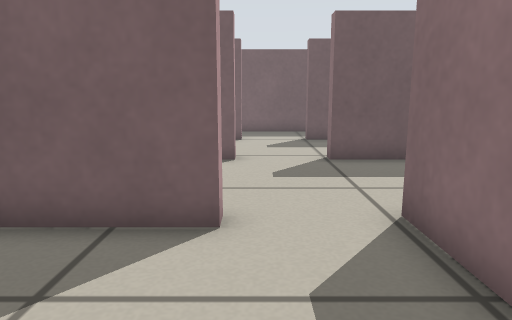
view 1 (above)

24 first-person views from a walk through a Stage world. The camera is 0.45 m above the floor, tilts 10° down and sees 70° across. Floor lines are 1 m apart. The floor is counted in squares, 0.25 m on a side. Each view is taken from the middle of a square. On the plan, view 1 faces up. The plan holds only what a view shows up to about 18 squares ahead; the rest is blank. The robots in the file are not drawn.

view 2
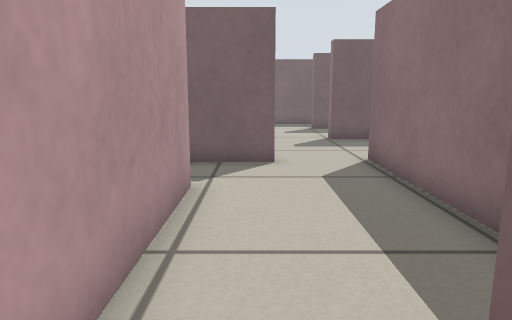

view 3
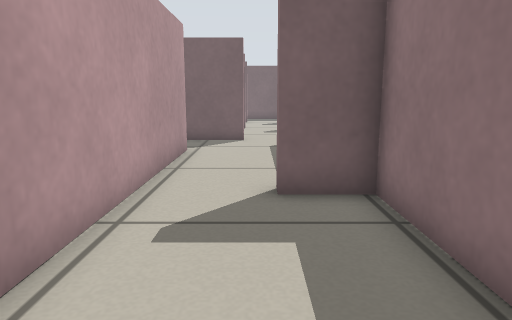

view 4
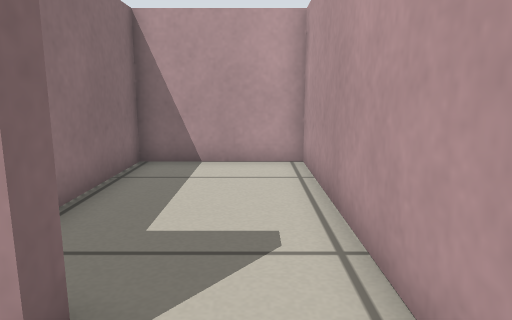

view 5
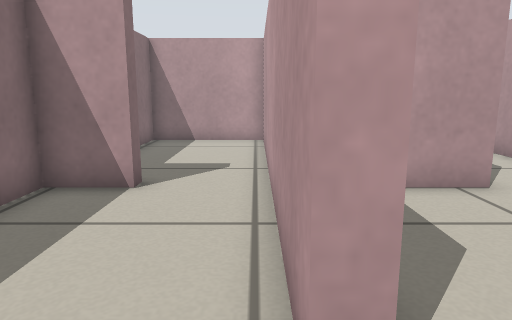

view 6
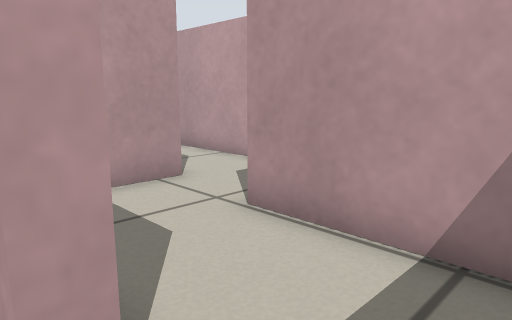

view 7
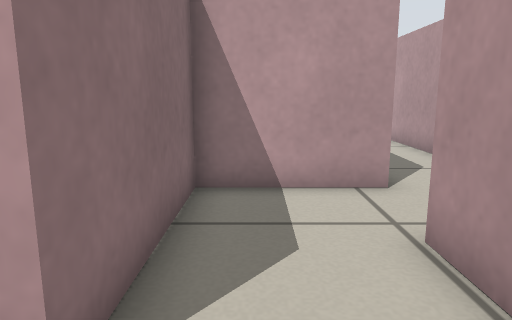

view 8
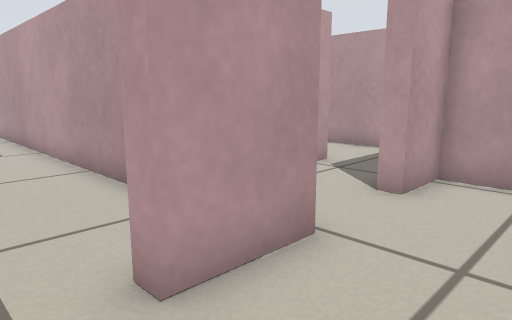

view 9
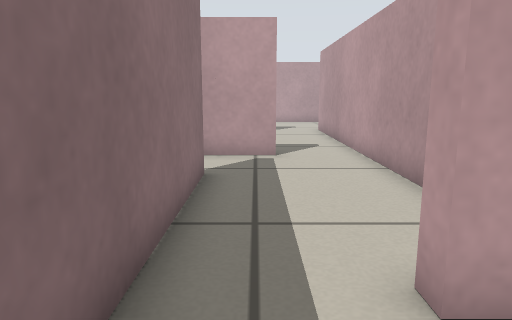

view 10
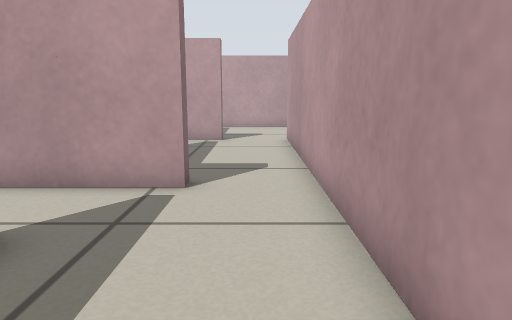

view 11
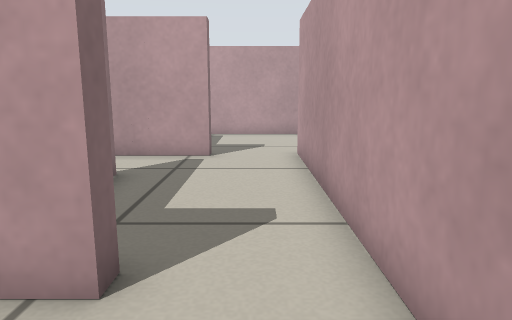

view 12
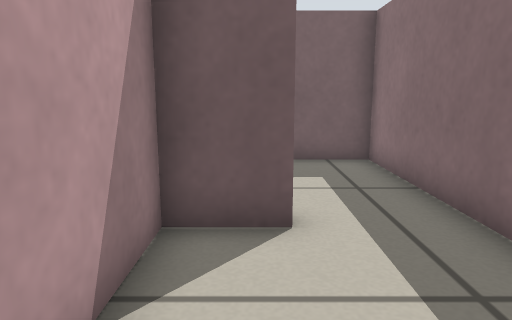

view 13
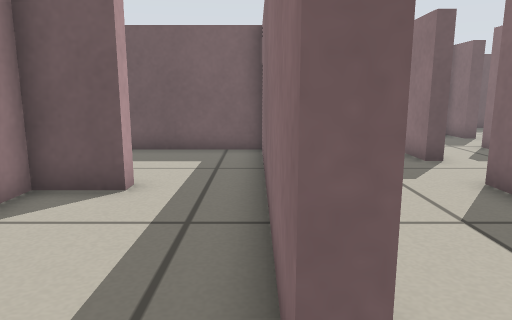

view 14
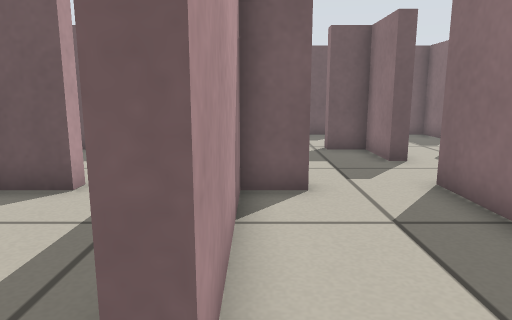

view 15
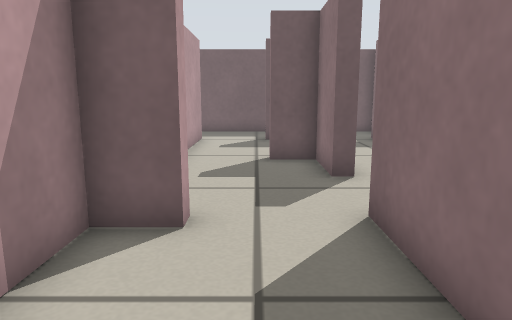

view 16
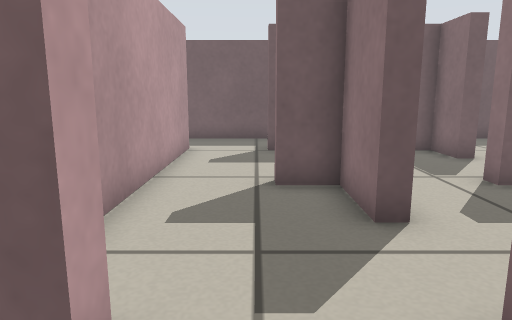

view 17
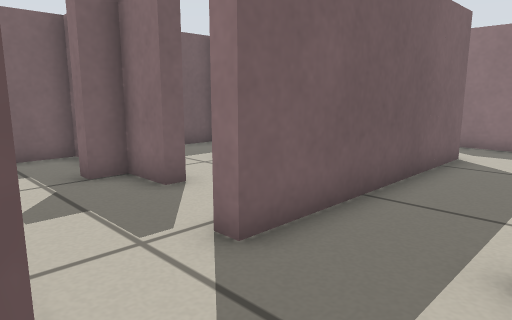

view 18
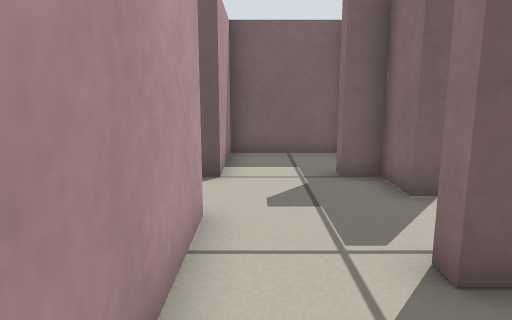

view 19
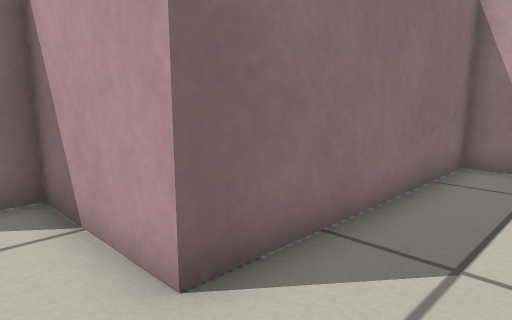

view 20
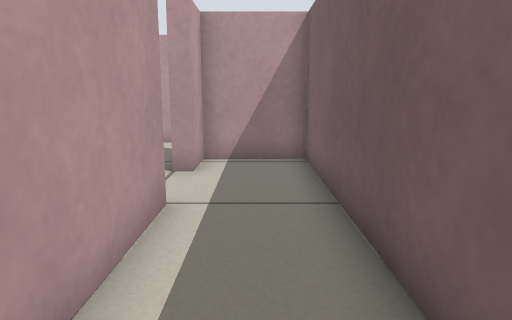

view 21
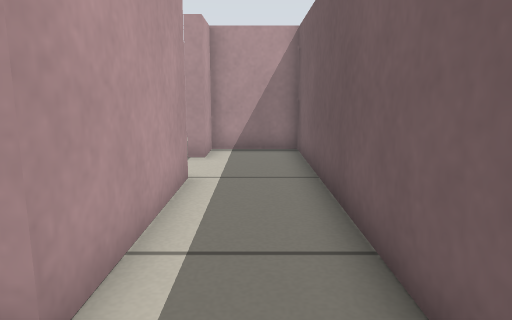

view 22
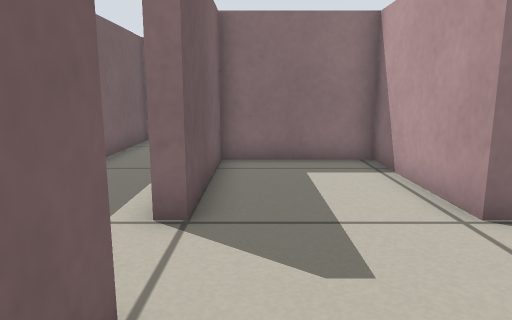

view 23
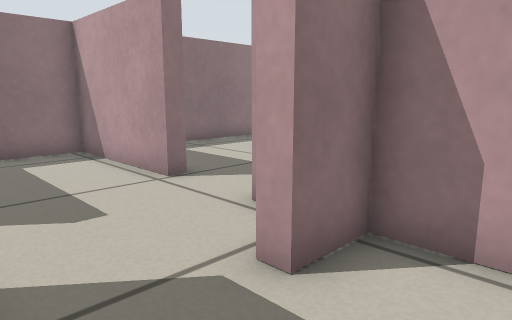

view 24
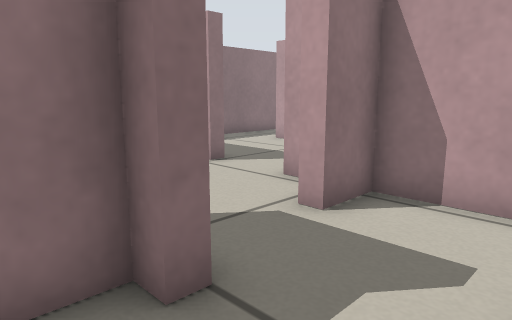

### Floor plan
Key: @ floor where view 1 was taken; # wall or solid block; . floor.
Columns run from 8 left of view 1 to 26 right of it. Each row starts with its distance up from view 1.
 18       ###################  ###
 17   .  ##............ #...   ..
 16     .##............ #...  ..
 15    ..###...######..##..##..
 14   #............##.......#..
 13   #............##.........
 12    ..##........##...#....
 11    #####..#######..##..#         .#
 10        #..#######..##..#########..#
  9        ........##...#.............#
  8        ........##...#.........
  7       #........# .......
  6       #........# .......#
  5     ####..###..###..#####
  4    .......##...##...#
  3   #.......##...##...#
  2   #..##...##...##...#
  1   #..##...##...##...#
  0   #..##.@.##...## ..#
 -1  ....##...##..... ..#
 -2 .....##...##........#
 -3 .######..###..#######
 -4 .     #..###..#
 -5       #...##...
 -6       #...##...
 -7       #...##...
 -8       #...##...#
 -9       #...##.....
-10       #...##.....
-11       ######..###
-12            ...
-13            ...
-14           .....
-15           .....
-16           .....
-17           #####

Positions as (right, up) in squares from view 1, and headings:
1: (0, 0), facing up
2: (-1, -5), facing up
3: (0, -10), facing up
4: (-1, -1), facing down
5: (-2, 4), facing down
6: (-2, 4), facing down-left
7: (-4, 4), facing down
8: (6, 8), facing down-left
9: (6, 8), facing down
10: (4, 4), facing down
11: (4, 0), facing down
12: (4, 0), facing up
13: (7, -2), facing up
14: (8, -2), facing up
15: (10, 0), facing up
16: (10, 3), facing up
17: (12, 7), facing up-right
18: (13, 7), facing up
19: (9, 7), facing down-right
20: (8, 17), facing left
21: (10, 17), facing left
22: (-3, 14), facing right
23: (-5, 15), facing down-right
24: (-6, 17), facing down-right
